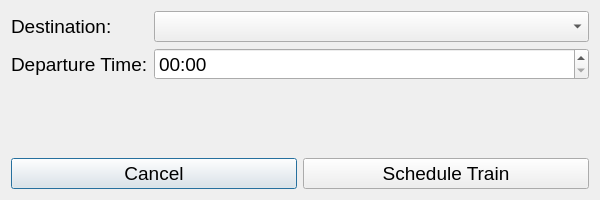
<?xml version="1.0" encoding="UTF-8"?>
<ui version="4.0">
 <class>CtcScheduleDialog</class>
 <widget class="QDialog" name="CtcScheduleDialog">
  <property name="geometry">
   <rect>
    <x>0</x>
    <y>0</y>
    <width>600</width>
    <height>200</height>
   </rect>
  </property>
  <property name="minimumSize">
   <size>
    <width>600</width>
    <height>200</height>
   </size>
  </property>
  <property name="font">
   <font>
    <family>Segoe UI</family>
    <pointsize>14</pointsize>
   </font>
  </property>
  <property name="windowTitle">
   <string>Train Scheduler</string>
  </property>
  <layout class="QVBoxLayout" name="verticalLayout">
   <item>
    <layout class="QFormLayout" name="formLayout">
     <item row="0" column="0">
      <widget class="QLabel" name="dest_label">
       <property name="text">
        <string>Destination:</string>
       </property>
      </widget>
     </item>
     <item row="0" column="1">
      <widget class="QComboBox" name="dest_cbox">
       <property name="currentIndex">
        <number>-1</number>
       </property>
       <item>
        <property name="text">
         <string>Station 1</string>
        </property>
       </item>
       <item>
        <property name="text">
         <string>Station 2</string>
        </property>
       </item>
       <item>
        <property name="text">
         <string>Station 3</string>
        </property>
       </item>
      </widget>
     </item>
     <item row="1" column="0">
      <widget class="QLabel" name="depart_label">
       <property name="text">
        <string>Departure Time:</string>
       </property>
      </widget>
     </item>
     <item row="1" column="1">
      <widget class="QTimeEdit" name="depart_box">
       <property name="displayFormat">
        <string>hh:mm</string>
       </property>
      </widget>
     </item>
    </layout>
   </item>
   <item>
    <layout class="QHBoxLayout" name="horizontalLayout">
     <item>
      <widget class="QPushButton" name="cancel_button">
       <property name="text">
        <string>Cancel</string>
       </property>
      </widget>
     </item>
     <item>
      <widget class="QPushButton" name="schedule_button">
       <property name="text">
        <string>Schedule Train</string>
       </property>
      </widget>
     </item>
    </layout>
   </item>
  </layout>
 </widget>
 <resources/>
 <connections/>
</ui>
